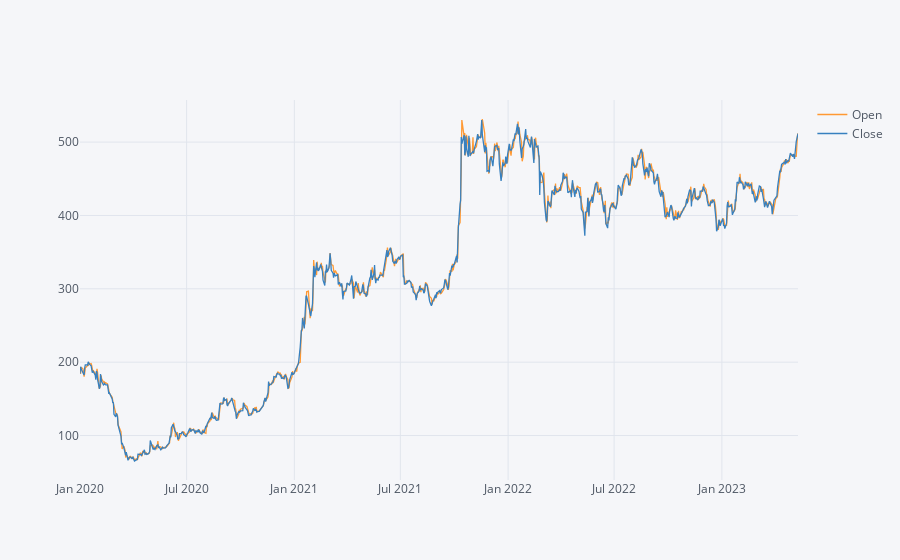

Notebook cell for this chart:
### Markdown cell above
This Is Interactive Version Of Above Plot Using Plotly Iplot() Method.

### Code cell
df[['Open','Close']].iplot()

### Figure 1 — Plotly figure (JSON) as saved in the notebook; plotly's stock layout.template omitted (floating-point values rounded to 4 significant figures; data arrays with more than 128 entries replaced by an {"elided": "..."} marker saying what was removed)
{"data": [{"line": {"color": "rgba(255, 153, 51, 1.0)", "dash": "solid", "shape": "linear", "width": 1.3}, "mode": "lines", "name": "Open", "text": "", "type": "scatter", "x": {"elided": "834 str values"}, "y": {"elided": "834 float values"}}, {"line": {"color": "rgba(55, 128, 191, 1.0)", "dash": "solid", "shape": "linear", "width": 1.3}, "mode": "lines", "name": "Close", "text": "", "type": "scatter", "x": {"elided": "834 str values"}, "y": {"elided": "834 float values"}}], "layout": {"legend": {"bgcolor": "#F5F6F9", "font": {"color": "#4D5663"}}, "paper_bgcolor": "#F5F6F9", "plot_bgcolor": "#F5F6F9", "title": {"font": {"color": "#4D5663"}}, "xaxis": {"gridcolor": "#E1E5ED", "showgrid": true, "tickfont": {"color": "#4D5663"}, "title": {"font": {"color": "#4D5663"}, "text": ""}, "zerolinecolor": "#E1E5ED"}, "yaxis": {"gridcolor": "#E1E5ED", "showgrid": true, "tickfont": {"color": "#4D5663"}, "title": {"font": {"color": "#4D5663"}, "text": ""}, "zerolinecolor": "#E1E5ED"}}}
